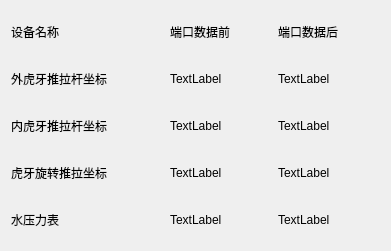
     <widget class="QWidget" name="layoutWidget_5">
      <property name="geometry">
       <rect>
        <x>840</x>
        <y>300</y>
        <width>391</width>
        <height>251</height>
       </rect>
      </property>
      <layout class="QGridLayout" name="gridLayout_13" columnstretch="3,2,2">
       <item row="0" column="0">
        <widget class="QLabel" name="label_324">
         <property name="sizePolicy">
          <sizepolicy hsizetype="Expanding" vsizetype="Expanding">
           <horstretch>0</horstretch>
           <verstretch>0</verstretch>
          </sizepolicy>
         </property>
         <property name="text">
          <string>设备名称</string>
         </property>
        </widget>
       </item>
       <item row="0" column="1">
        <widget class="QLabel" name="label_325">
         <property name="sizePolicy">
          <sizepolicy hsizetype="Expanding" vsizetype="Expanding">
           <horstretch>0</horstretch>
           <verstretch>0</verstretch>
          </sizepolicy>
         </property>
         <property name="text">
          <string>端口数据前</string>
         </property>
        </widget>
       </item>
       <item row="0" column="2">
        <widget class="QLabel" name="label_326">
         <property name="sizePolicy">
          <sizepolicy hsizetype="Expanding" vsizetype="Expanding">
           <horstretch>0</horstretch>
           <verstretch>0</verstretch>
          </sizepolicy>
         </property>
         <property name="text">
          <string>端口数据后</string>
         </property>
        </widget>
       </item>
       <item row="1" column="0">
        <widget class="QLabel" name="label_327">
         <property name="sizePolicy">
          <sizepolicy hsizetype="Expanding" vsizetype="Expanding">
           <horstretch>0</horstretch>
           <verstretch>0</verstretch>
          </sizepolicy>
         </property>
         <property name="text">
          <string>外虎牙推拉杆坐标</string>
         </property>
        </widget>
       </item>
       <item row="2" column="0">
        <widget class="QLabel" name="label_328">
         <property name="sizePolicy">
          <sizepolicy hsizetype="Expanding" vsizetype="Expanding">
           <horstretch>0</horstretch>
           <verstretch>0</verstretch>
          </sizepolicy>
         </property>
         <property name="text">
          <string>内虎牙推拉杆坐标</string>
         </property>
        </widget>
       </item>
       <item row="3" column="0">
        <widget class="QLabel" name="label_329">
         <property name="sizePolicy">
          <sizepolicy hsizetype="Expanding" vsizetype="Expanding">
           <horstretch>0</horstretch>
           <verstretch>0</verstretch>
          </sizepolicy>
         </property>
         <property name="text">
          <string>虎牙旋转推拉坐标</string>
         </property>
        </widget>
       </item>
       <item row="4" column="0">
        <widget class="QLabel" name="label_330">
         <property name="sizePolicy">
          <sizepolicy hsizetype="Expanding" vsizetype="Expanding">
           <horstretch>0</horstretch>
           <verstretch>0</verstretch>
          </sizepolicy>
         </property>
         <property name="text">
          <string>水压力表</string>
         </property>
        </widget>
       </item>
       <item row="1" column="1">
        <widget class="QLabel" name="label_331">
         <property name="sizePolicy">
          <sizepolicy hsizetype="Expanding" vsizetype="Expanding">
           <horstretch>0</horstretch>
           <verstretch>0</verstretch>
          </sizepolicy>
         </property>
         <property name="text">
          <string>TextLabel</string>
         </property>
        </widget>
       </item>
       <item row="1" column="2">
        <widget class="QLabel" name="label_332">
         <property name="sizePolicy">
          <sizepolicy hsizetype="Expanding" vsizetype="Expanding">
           <horstretch>0</horstretch>
           <verstretch>0</verstretch>
          </sizepolicy>
         </property>
         <property name="text">
          <string>TextLabel</string>
         </property>
        </widget>
       </item>
       <item row="2" column="1">
        <widget class="QLabel" name="label_333">
         <property name="sizePolicy">
          <sizepolicy hsizetype="Expanding" vsizetype="Expanding">
           <horstretch>0</horstretch>
           <verstretch>0</verstretch>
          </sizepolicy>
         </property>
         <property name="text">
          <string>TextLabel</string>
         </property>
        </widget>
       </item>
       <item row="2" column="2">
        <widget class="QLabel" name="label_334">
         <property name="sizePolicy">
          <sizepolicy hsizetype="Expanding" vsizetype="Expanding">
           <horstretch>0</horstretch>
           <verstretch>0</verstretch>
          </sizepolicy>
         </property>
         <property name="text">
          <string>TextLabel</string>
         </property>
        </widget>
       </item>
       <item row="3" column="1">
        <widget class="QLabel" name="label_335">
         <property name="sizePolicy">
          <sizepolicy hsizetype="Expanding" vsizetype="Expanding">
           <horstretch>0</horstretch>
           <verstretch>0</verstretch>
          </sizepolicy>
         </property>
         <property name="text">
          <string>TextLabel</string>
         </property>
        </widget>
       </item>
       <item row="3" column="2">
        <widget class="QLabel" name="label_336">
         <property name="sizePolicy">
          <sizepolicy hsizetype="Expanding" vsizetype="Expanding">
           <horstretch>0</horstretch>
           <verstretch>0</verstretch>
          </sizepolicy>
         </property>
         <property name="text">
          <string>TextLabel</string>
         </property>
        </widget>
       </item>
       <item row="4" column="1">
        <widget class="QLabel" name="label_337">
         <property name="sizePolicy">
          <sizepolicy hsizetype="Expanding" vsizetype="Expanding">
           <horstretch>0</horstretch>
           <verstretch>0</verstretch>
          </sizepolicy>
         </property>
         <property name="text">
          <string>TextLabel</string>
         </property>
        </widget>
       </item>
       <item row="4" column="2">
        <widget class="QLabel" name="label_338">
         <property name="sizePolicy">
          <sizepolicy hsizetype="Expanding" vsizetype="Expanding">
           <horstretch>0</horstretch>
           <verstretch>0</verstretch>
          </sizepolicy>
         </property>
         <property name="text">
          <string>TextLabel</string>
         </property>
        </widget>
       </item>
      </layout>
     </widget>
